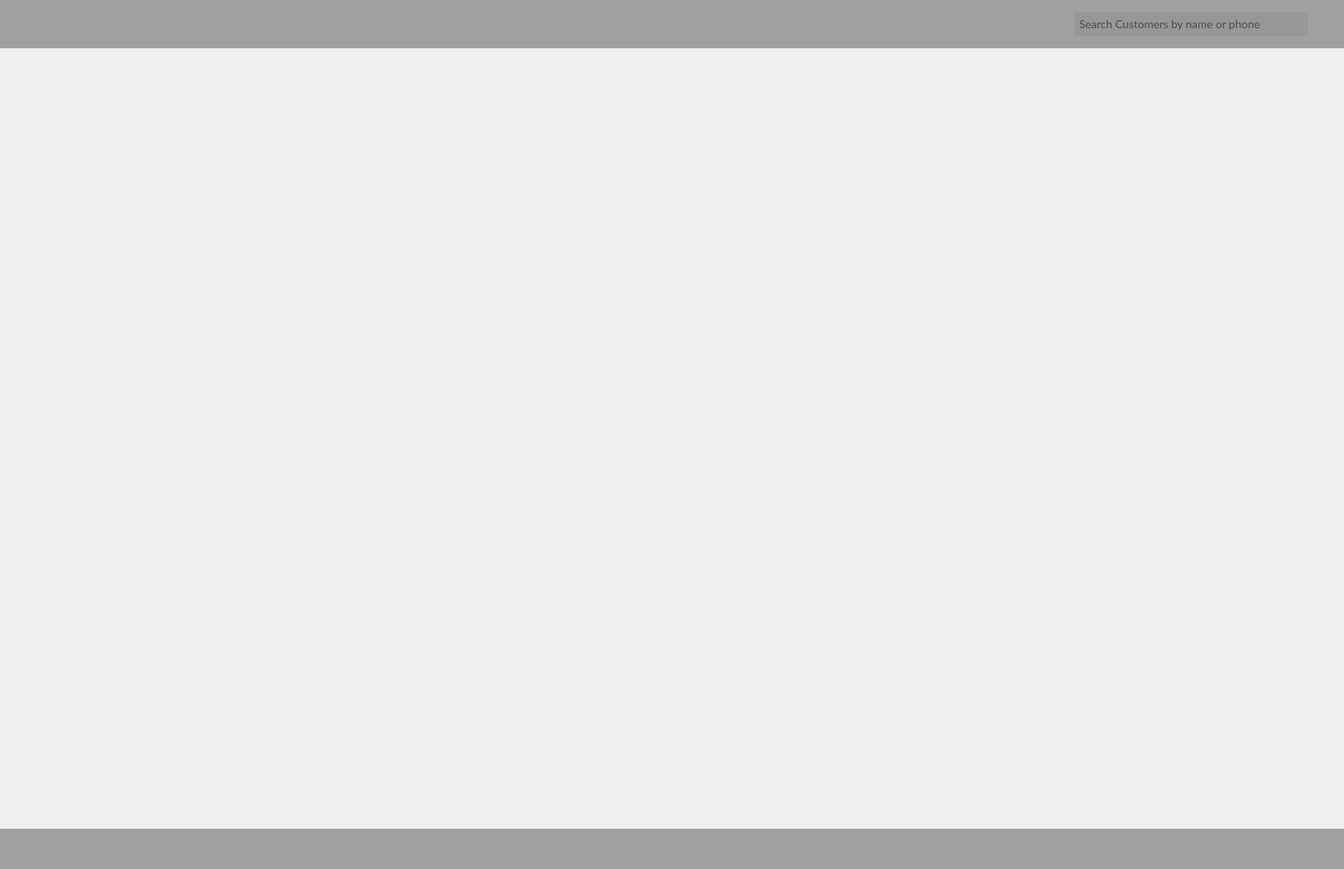
<?xml version="1.0" encoding="UTF-8"?>
<ui version="4.0">
 <class>CustomersPage</class>
 <widget class="QWidget" name="CustomersPage">
  <property name="geometry">
   <rect>
    <x>0</x>
    <y>0</y>
    <width>1670</width>
    <height>1080</height>
   </rect>
  </property>
  <property name="cursor">
   <cursorShape>ArrowCursor</cursorShape>
  </property>
  <property name="windowTitle">
   <string>Form</string>
  </property>
  <property name="styleSheet">
   <string notr="true">font-family:Lato;</string>
  </property>
  <widget class="QWidget" name="widget" native="true">
   <property name="geometry">
    <rect>
     <x>0</x>
     <y>0</y>
     <width>1670</width>
     <height>60</height>
    </rect>
   </property>
   <property name="styleSheet">
    <string notr="true">border:none;
background-color:rgba(42, 42, 42, 0.4);</string>
   </property>
   <widget class="QLineEdit" name="lineEdit">
    <property name="geometry">
     <rect>
      <x>1335</x>
      <y>15</y>
      <width>290</width>
      <height>30</height>
     </rect>
    </property>
    <property name="styleSheet">
     <string notr="true">font-size:14px;
color:black;
text-align:left;
padding-left:4px;
padding-bottom:2px;
border:none;
background-color:rgb(151, 151, 151);</string>
    </property>
    <property name="placeholderText">
     <string>Search Customers by name or phone</string>
    </property>
   </widget>
  </widget>
  <widget class="QWidget" name="gridLayoutWidget">
   <property name="geometry">
    <rect>
     <x>0</x>
     <y>-1</y>
     <width>1671</width>
     <height>1091</height>
    </rect>
   </property>
   <layout class="QGridLayout" name="gridLayout"/>
  </widget>
  <widget class="QFrame" name="frame">
   <property name="geometry">
    <rect>
     <x>0</x>
     <y>1030</y>
     <width>1670</width>
     <height>50</height>
    </rect>
   </property>
   <property name="styleSheet">
    <string notr="true">border:none;
background-color:rgba(42, 42, 42, 0.4);</string>
   </property>
   <property name="frameShape">
    <enum>QFrame::Shape::StyledPanel</enum>
   </property>
   <property name="frameShadow">
    <enum>QFrame::Shadow::Raised</enum>
   </property>
  </widget>
  <zorder>gridLayoutWidget</zorder>
  <zorder>widget</zorder>
  <zorder>frame</zorder>
 </widget>
 <resources/>
 <connections/>
</ui>
